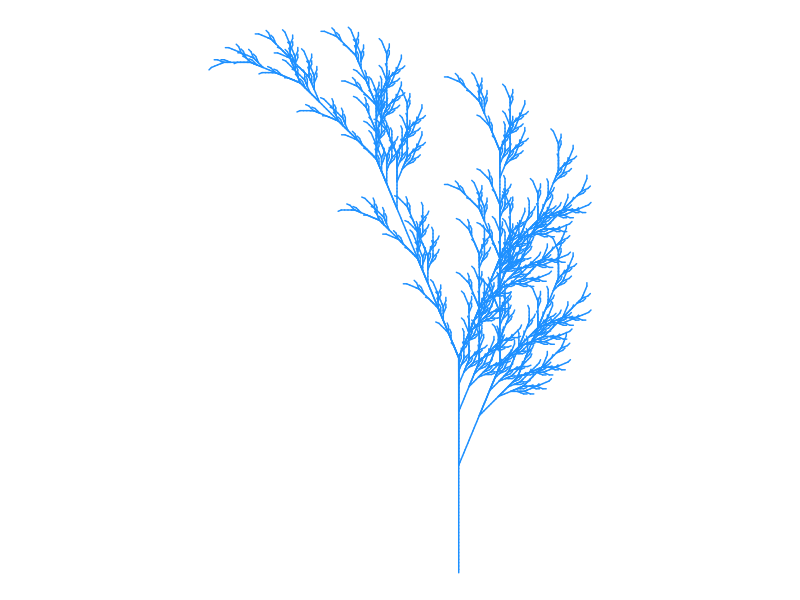

The R script that drew this image:
# Title Fall color
# Credit: https://fronkonstin.com

# Install packages

install.packages("gsubfn")
install.packages("tidyverse")
library(gsubfn)
library(tidyverse)

# Define elements in plant art
# Each image corresponds to a different axiom, rules, angle and depth

# Leaf of Fall

axiom="X"
rules=list("X"="F-[[X]+X]+F[+FX]-X", "F"="FF")
angle=22.5
depth=6


for (i in 1:depth) axiom=gsubfn(".", rules, axiom)

actions=str_extract_all(axiom, "\\d*\\+|\\d*\\-|F|L|R|\\[|\\]|\\|") %>% unlist

status=data.frame(x=numeric(0), y=numeric(0), alfa=numeric(0))
points=data.frame(x1 = 0, y1 = 0, x2 = NA, y2 = NA, alfa=90, depth=1)


# Generating data
# Note: may take a minute or two

for (action in actions)
{
  if (action=="F")
  {
    x=points[1, "x1"]+cos(points[1, "alfa"]*(pi/180))
    y=points[1, "y1"]+sin(points[1, "alfa"]*(pi/180))
    points[1,"x2"]=x
    points[1,"y2"]=y
    data.frame(x1 = x, y1 = y, x2 = NA, y2 = NA,
               alfa=points[1, "alfa"],
               depth=points[1,"depth"]) %>% rbind(points)->points
  }
  if (action %in% c("+", "-")){
    alfa=points[1, "alfa"]
    points[1, "alfa"]=eval(parse(text=paste0("alfa",action, angle)))
  }
  if(action=="["){
    data.frame(x=points[1, "x1"], y=points[1, "y1"], alfa=points[1, "alfa"]) %>%
      rbind(status) -> status
    points[1, "depth"]=points[1, "depth"]+1
  }
  
  if(action=="]"){
    depth=points[1, "depth"]
    points[-1,]->points
    data.frame(x1=status[1, "x"], y1=status[1, "y"], x2=NA, y2=NA,
               alfa=status[1, "alfa"],
               depth=depth-1) %>%
      rbind(points) -> points
    status[-1,]->status
  }
}

ggplot() +
  geom_segment(aes(x = x1, y = y1, xend = x2, yend = y2),
               lineend = "round",
               color="dodgerblue1", # Set your own Fall color?
               data=na.omit(points)) +
  coord_fixed(ratio = 1) +
  theme_void() # No grid nor axes
